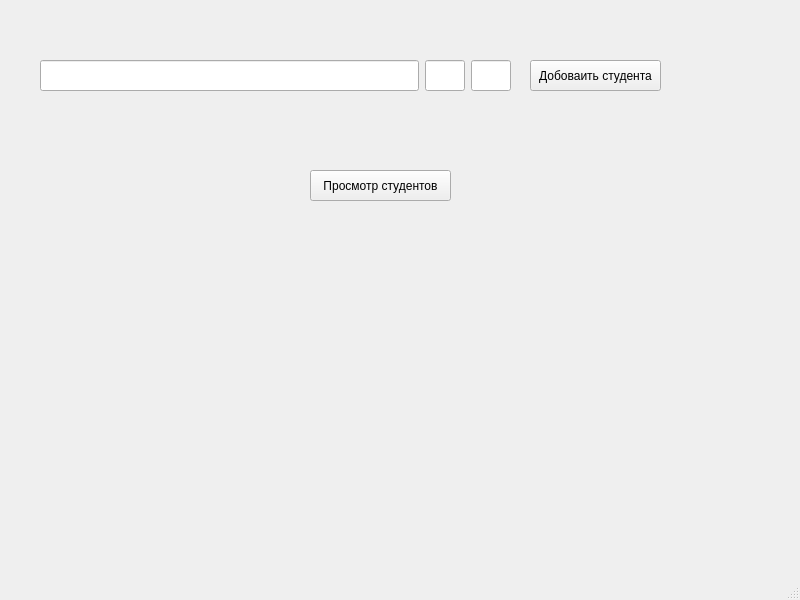
<?xml version="1.0" encoding="UTF-8"?>
<ui version="4.0">
 <class>MainWindow</class>
 <widget class="QMainWindow" name="MainWindow">
  <property name="geometry">
   <rect>
    <x>0</x>
    <y>0</y>
    <width>800</width>
    <height>600</height>
   </rect>
  </property>
  <property name="windowTitle">
   <string>MainWindow</string>
  </property>
  <widget class="QWidget" name="centralwidget">
   <widget class="QPushButton" name="newWindowButton">
    <property name="geometry">
     <rect>
      <x>310</x>
      <y>170</y>
      <width>141</width>
      <height>31</height>
     </rect>
    </property>
    <property name="text">
     <string>Просмотр студентов</string>
    </property>
   </widget>
   <widget class="QPushButton" name="addStudButton">
    <property name="geometry">
     <rect>
      <x>530</x>
      <y>60</y>
      <width>131</width>
      <height>31</height>
     </rect>
    </property>
    <property name="text">
     <string>Добоваить студента</string>
    </property>
   </widget>
   <widget class="QLabel" name="errLabel">
    <property name="geometry">
     <rect>
      <x>530</x>
      <y>100</y>
      <width>131</width>
      <height>21</height>
     </rect>
    </property>
    <property name="text">
     <string/>
    </property>
   </widget>
   <widget class="QWidget" name="layoutWidget">
    <property name="geometry">
     <rect>
      <x>40</x>
      <y>60</y>
      <width>471</width>
      <height>31</height>
     </rect>
    </property>
    <layout class="QGridLayout" name="gridLayout">
     <item row="0" column="0">
      <widget class="QLineEdit" name="fst">
       <property name="sizePolicy">
        <sizepolicy hsizetype="Preferred" vsizetype="Preferred">
         <horstretch>0</horstretch>
         <verstretch>0</verstretch>
        </sizepolicy>
       </property>
      </widget>
     </item>
     <item row="0" column="1">
      <widget class="QLineEdit" name="snd">
       <property name="sizePolicy">
        <sizepolicy hsizetype="Preferred" vsizetype="Preferred">
         <horstretch>0</horstretch>
         <verstretch>0</verstretch>
        </sizepolicy>
       </property>
       <property name="maximumSize">
        <size>
         <width>40</width>
         <height>16777215</height>
        </size>
       </property>
      </widget>
     </item>
     <item row="0" column="2">
      <widget class="QLineEdit" name="thd">
       <property name="sizePolicy">
        <sizepolicy hsizetype="Preferred" vsizetype="Preferred">
         <horstretch>0</horstretch>
         <verstretch>0</verstretch>
        </sizepolicy>
       </property>
       <property name="maximumSize">
        <size>
         <width>40</width>
         <height>16777215</height>
        </size>
       </property>
      </widget>
     </item>
    </layout>
   </widget>
  </widget>
  <widget class="QMenuBar" name="menubar">
   <property name="geometry">
    <rect>
     <x>0</x>
     <y>0</y>
     <width>800</width>
     <height>22</height>
    </rect>
   </property>
  </widget>
  <widget class="QStatusBar" name="statusbar"/>
 </widget>
 <resources/>
 <connections/>
</ui>
